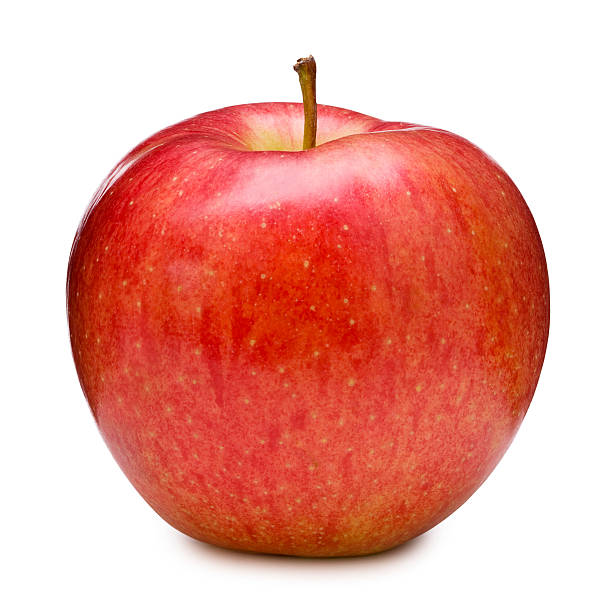
#> input picture apple.jpg, 612 x 612 px
$ python prewitt.py
#> lines starting #> are read from the running program, lines starting #| are printed output that depends on the picture
import cv2
import numpy as np

# Load the image
image = cv2.imread('apple.jpg', cv2.IMREAD_GRAYSCALE)
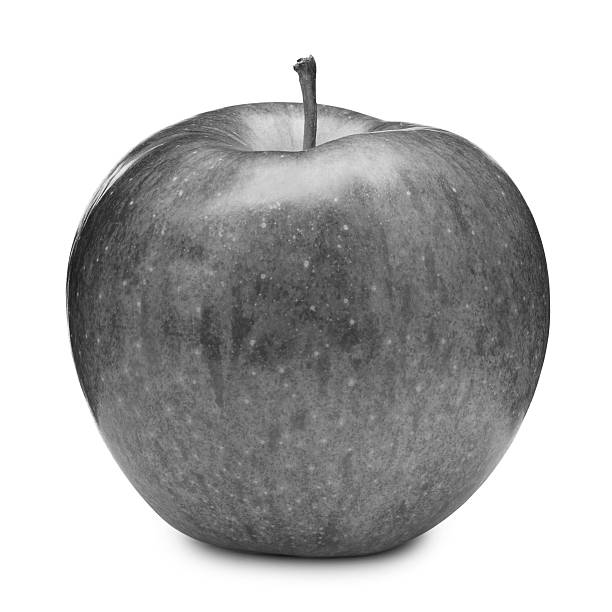
#> image: shape (612, 612); min 9, max 255, mean 186

# Robert operator kernels
kernel_gx = np.array([[-1, 0,1], [-1,0,1],[-1,0,1]], dtype=np.float32)
kernel_gy = np.array([[-1, -1,-1], [0,0, 0],[1,1,1]], dtype=np.float32)

# Apply convolution manually
robert_gx = cv2.copyMakeBorder(image, 1, 1, 1, 1, cv2.BORDER_CONSTANT)
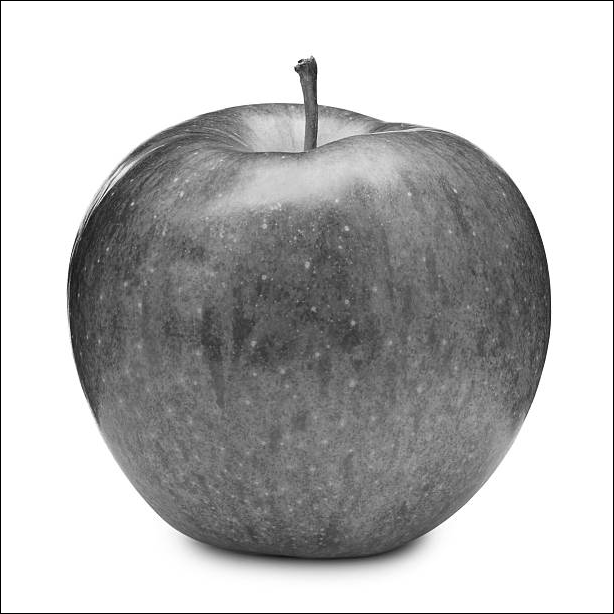
#> robert_gx: shape (614, 614); min 0, max 255, mean 184.8
robert_gy = cv2.copyMakeBorder(image, 1, 1, 1, 1, cv2.BORDER_CONSTANT)
result = np.zeros_like(image, dtype=np.float32)

for i in range(1, image.shape[0] + 1):
    for j in range(1, image.shape[1] + 1):
        result[i-1, j-1] = np.abs(np.sum(robert_gx[i-1:i+2, j-1:j+2] * kernel_gx) + np.sum(robert_gy[i-1:i+2, j-1:j+2] * kernel_gy))
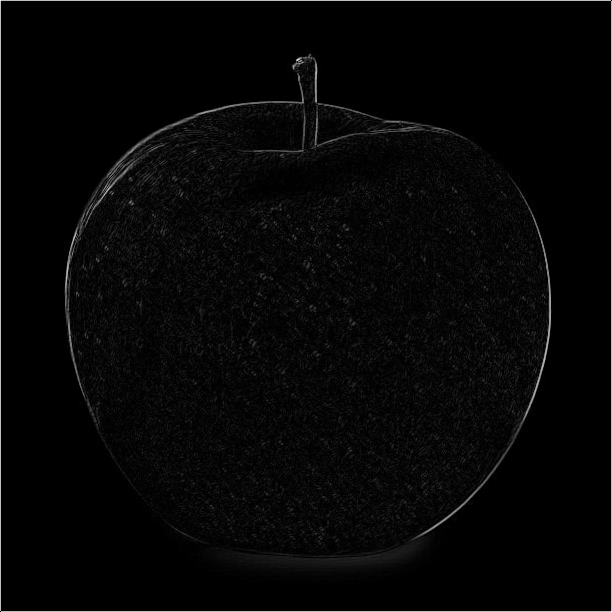
#> result: shape (612, 612) float32; min 0, max 1020, mean 25.9; drawn with min black and max white

# Convert result to uint8 for display
result = np.uint8(result)
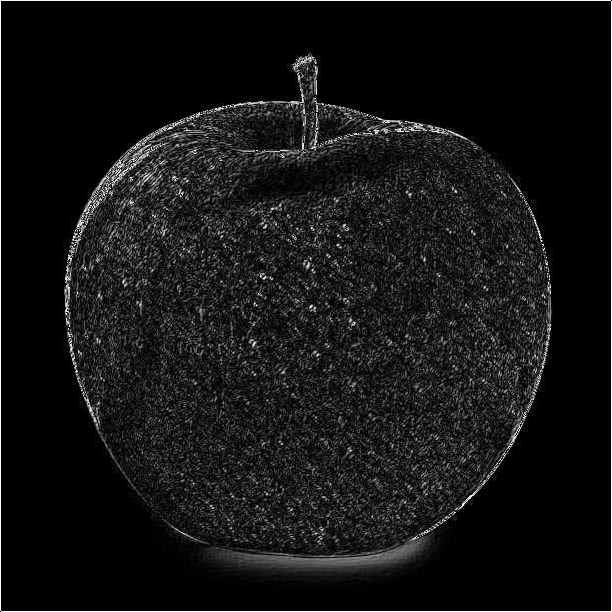
#> result: shape (612, 612); min 0, max 255, mean 20.4

# Display the original and result images
cv2.imshow('Original Image', image)
cv2.imshow('Robert Magnitude', result)
cv2.waitKey(0)
cv2.destroyAllWindows()
